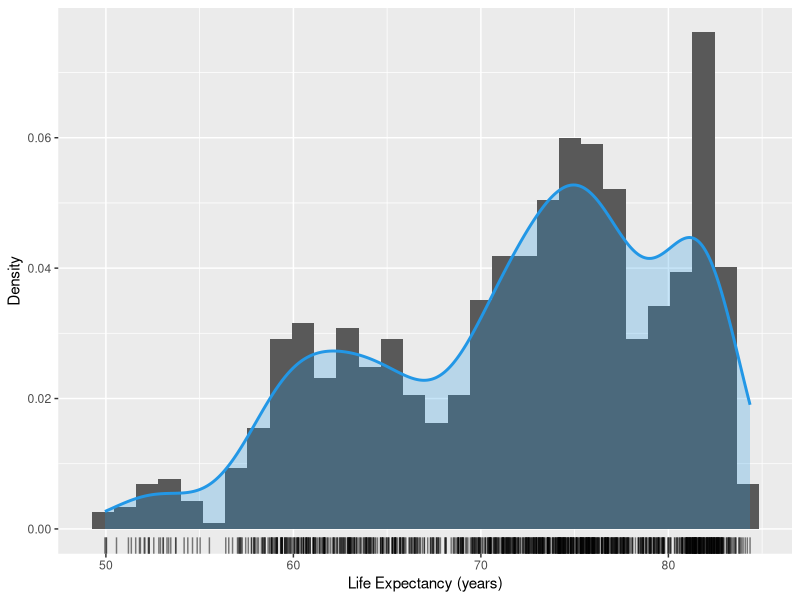
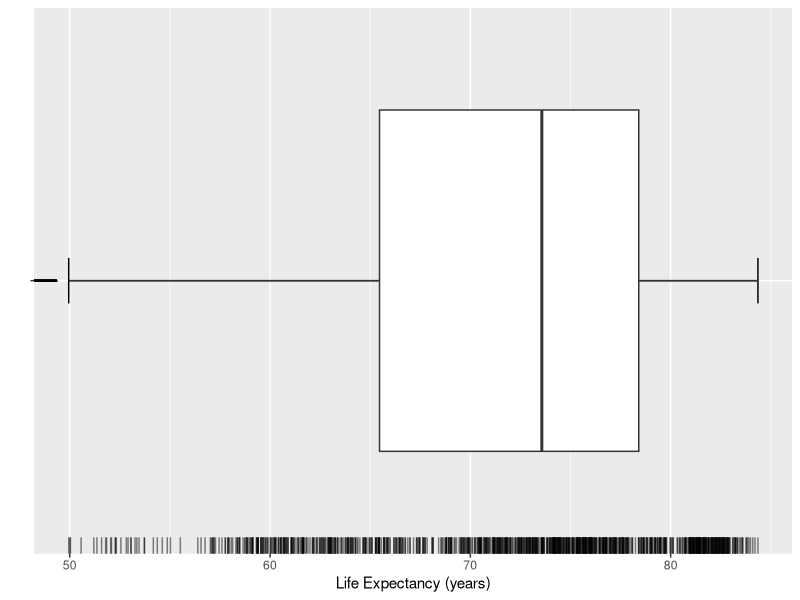
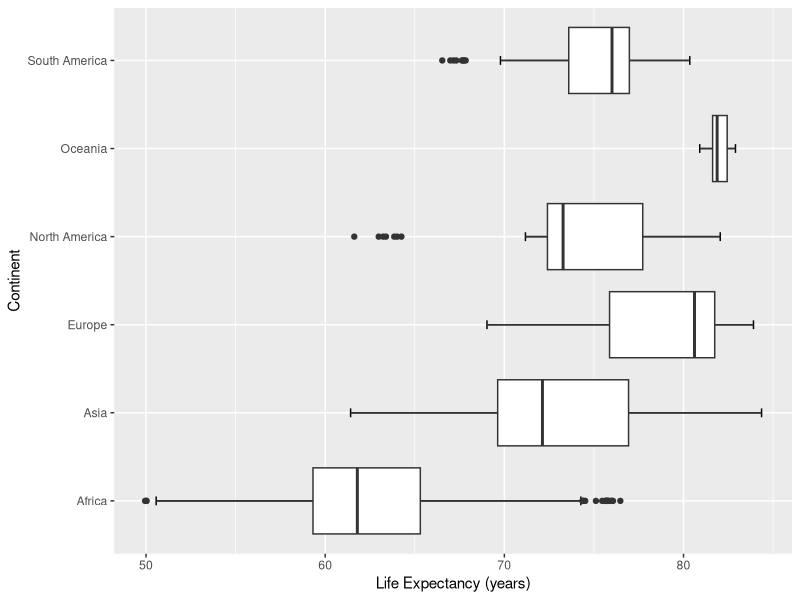
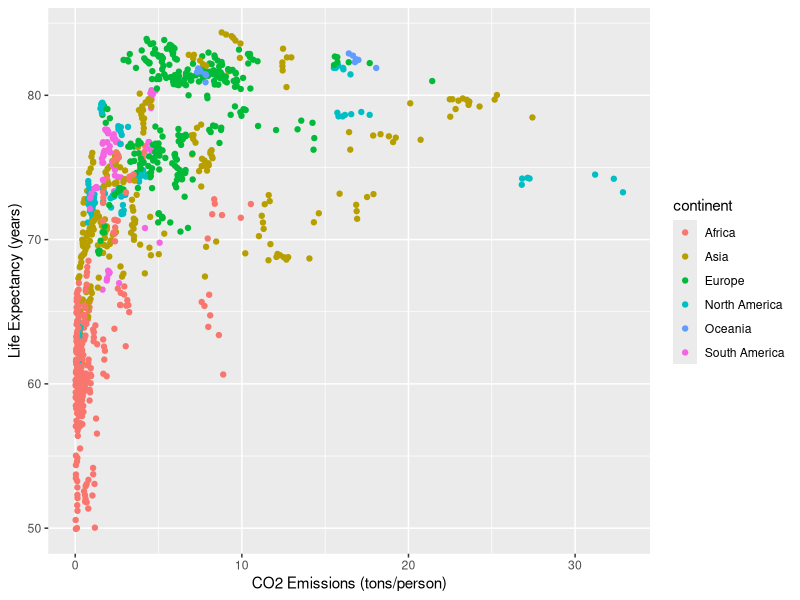
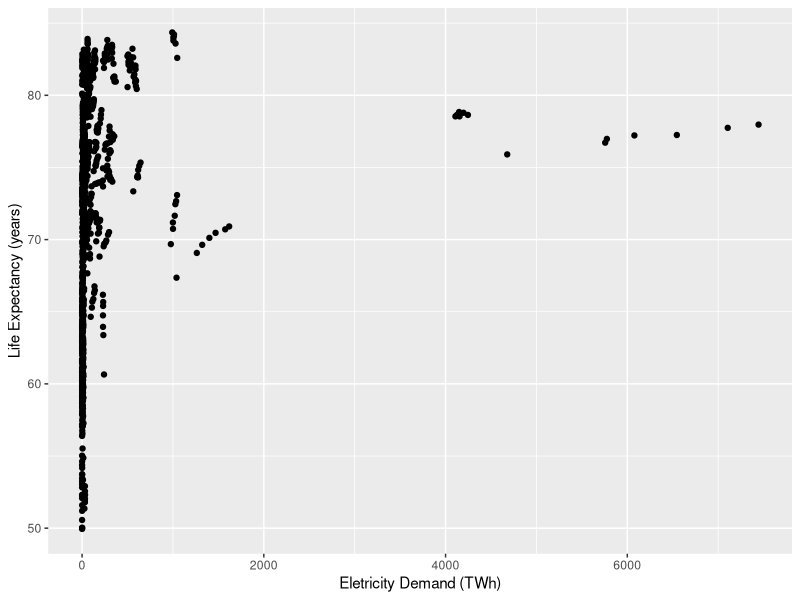
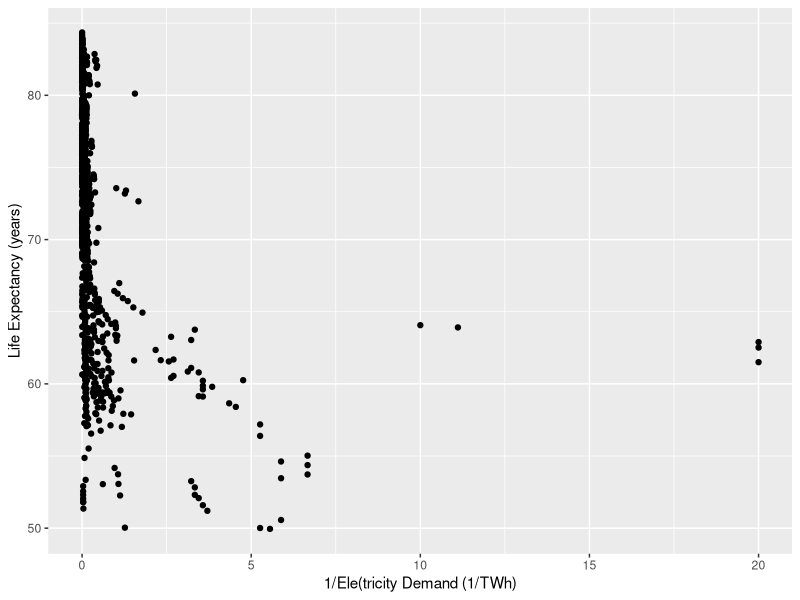
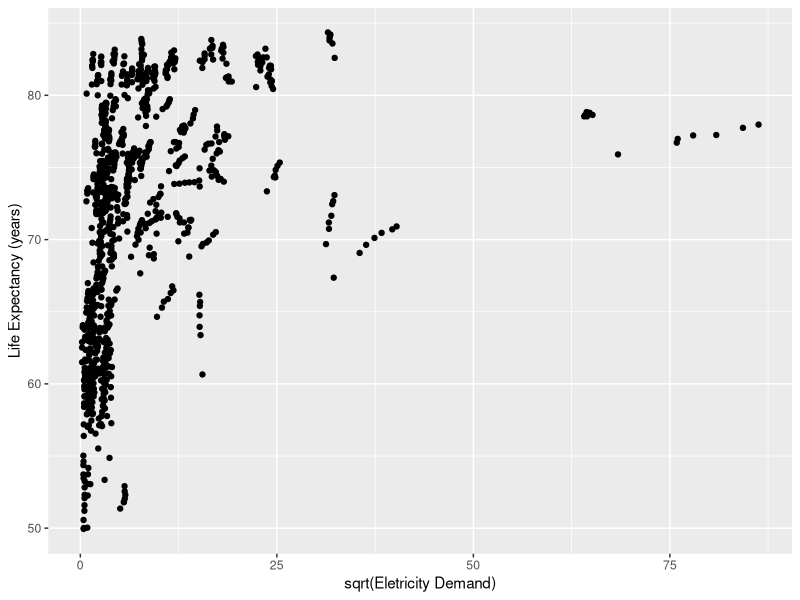
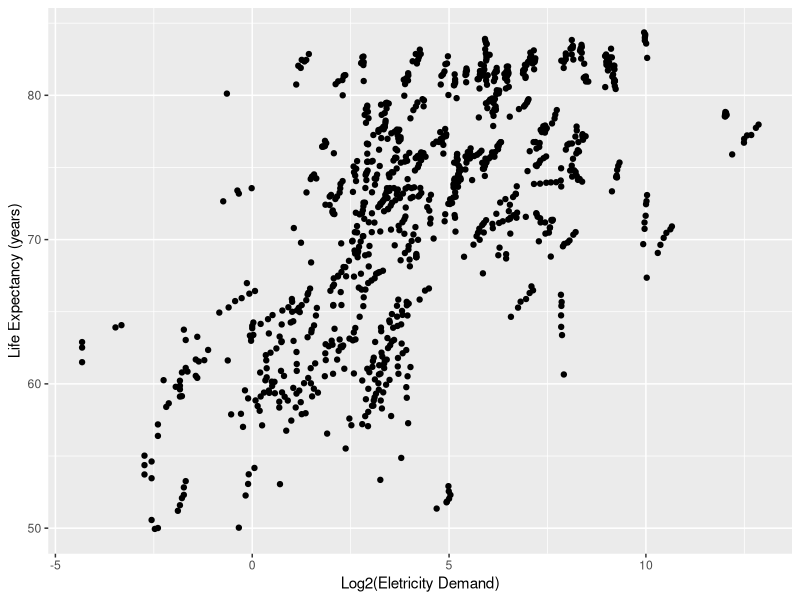

Here is the R script that generated these plots, in order:
## ---- chunk 1
library(tidyverse)
library(gridExtra)
library(lmtest)
## ---- chunk 2
rm(list = ls())
owid <- read_delim("data/owid.csv", delim = ",", col_names = TRUE)
owid$continent <- as.factor(owid$continent)
summary(owid)
## ---- chunk 3
ggplot(owid, aes(x = life_expectancy)) +
    geom_histogram(aes(y = after_stat(density))) +
    geom_density(lwd = 1, colour = 4,
                 fill = 4, alpha = 0.25) +
    geom_rug(alpha = 0.5) +
    labs(x = "Life Expectancy (years)", y = "Density")
## ---- chunk 4
ggplot(owid, aes(x = life_expectancy, y = "")) +
    geom_errorbar(stat = "boxplot", width = 0.1) +
    geom_boxplot () +
    geom_rug(alpha = 0.5) +
    labs(y = "", x = "Life Expectancy (years)")
## ---- chunk 5
ggplot(owid, aes(x = life_expectancy, y = continent)) +
  geom_errorbar(stat = "boxplot", width = 0.1) +
  geom_boxplot() +
  labs(x = "Life Expectancy (years)", y = "Continent")
## ---- chunk 6
ggplot(owid, aes(y = life_expectancy, x = co2_emission_pc)) +
  geom_point(aes(color = continent)) +
  labs(y = "Life Expectancy (years)", x = "CO2 Emissions (tons/person)")
## ---- chunk 7
ggplot(owid, aes(y = life_expectancy, x = electricity_demand)) +
geom_point() +
labs(x = "Eletricity Demand (TWh)", y = "Life Expectancy (years)")
## ---- chunk 8
ggplot(owid, aes(y = life_expectancy, x = 1/electricity_demand)) +
geom_point() +
labs(x = "1/Ele(tricity Demand (1/TWh)", y = "Life Expectancy (years)")
## ---- chunk 9
ggplot(owid, aes(y = life_expectancy, x = sqrt(electricity_demand))) +
geom_point() +
labs(x = "sqrt(Eletricity Demand)", y = "Life Expectancy (years)")
## ---- chunk 10
ggplot(owid, aes(y = life_expectancy, x = log2(electricity_demand))) +
geom_point() +
labs(x = "Log2(Eletricity Demand)", y = "Life Expectancy (years)")
## ---- chunk 11
br_rls <- lm(happiness_cantril_ladder ~ birth_rate, data = owid)
dap_rls <- lm(happiness_cantril_ladder ~ deaths_air_pollution, data = owid)
es_rls <- lm(happiness_cantril_ladder ~ expected_schooling, data = owid)
le_rls <- lm(happiness_cantril_ladder ~ life_expectancy, data = owid)
## ---- chunk 12
ggplot(owid, aes(x = birth_rate, y = happiness_cantril_ladder)) +
  geom_point() +
  # adiciona reta de regressão estimada
  geom_smooth(method = lm, se = FALSE) + 
  labs(x = "Birth Rate (#/1K)", y = "Happiness Cantril Ladder")
## ---- chunk 13
ggplot(owid, aes(x = deaths_air_pollution, y = happiness_cantril_ladder)) +
  geom_point() +
  # adiciona reta de regressão estimada
  geom_smooth(method = lm, se = FALSE) + 
  labs(x = "Deaths Air Pollution (#/100K)", y = "Happiness Cantril Ladder")
## ---- chunk 14
ggplot(owid, aes(x = expected_schooling, y = happiness_cantril_ladder)) +
  geom_point() +
  # adiciona reta de regressão estimada
  geom_smooth(method = lm, se = FALSE) + 
  labs(x = "Expected Schoolling (years)", y = "Happiness Cantril Ladder")
## ---- chunk 15
ggplot(owid, aes(x = life_expectancy, y = happiness_cantril_ladder)) +
  geom_point() +
  # adiciona reta de regressão estimada
  geom_smooth(method = lm, se = FALSE) + 
  labs(x = "Life Expectancy (years)", y = "Happiness Cantril Ladder")
## ---- chunk 16
summary(br_rls)$sigma^2
summary(dap_rls)$sigma^2
summary(es_rls)$sigma^2
summary(le_rls)$sigma^2
## ---- chunk 17
summary(br_rls)$r.squared
summary(dap_rls)$r.squared
summary(es_rls)$r.squared
summary(le_rls)$r.squared
## ---- chunk 18
# África
africa <- owid[owid$continent == "Africa",]
africa_rls <- lm(happiness_cantril_ladder ~ deaths_air_pollution, data = africa)

# Ásia
asia <- owid[owid$continent == "Asia",]
asia_rls <- lm(happiness_cantril_ladder ~ deaths_air_pollution, data = asia)

# Europa
europe <- owid[owid$continent == "Europe",]
europe_rls <- lm(happiness_cantril_ladder ~ deaths_air_pollution, data = europe)

# North America
north_america <- owid[owid$continent == "North America",]
north_america_rls <- lm(happiness_cantril_ladder ~ deaths_air_pollution, data = north_america)

# Oceania
oceania <- owid[owid$continent == "Oceania",]
oceania_rls <- lm(happiness_cantril_ladder ~ deaths_air_pollution, data = oceania)

# South America
south_america <- owid[owid$continent == "South America",]
south_america_rls <- lm(happiness_cantril_ladder ~ deaths_air_pollution, data = south_america)

## ---- chunk 19
# Funcoes de regressao estimadas
africa_rls$coefficients
asia_rls$coefficients
europe_rls$coefficients
north_america_rls$coefficients
oceania_rls$coefficients
south_america_rls$coefficients
## ---- chunk 20
# África
summary(africa_rls)$sigma^2
# Ásia
summary(asia_rls)$sigma^2
# Europa
summary(europe_rls)$sigma^2
# North America
summary(north_america_rls)$sigma^2
# Oceania
summary(oceania_rls)$sigma^2
# South America
summary(south_america_rls)$sigma^2
## ---- chunk 21
# North America
confint(north_america_rls, level = 0.95)
# South America
confint(south_america_rls, level = 0.95)
## ---- chunk 22
# North America
predict(north_america_rls, newdata = data.frame(deaths_air_pollution = 50), interval = "confidence", level = 0.95)
# South America
predict(south_america_rls, newdata = data.frame(deaths_air_pollution = 50), interval = "confidence", level = 0.95)
## ---- chunk 23
# Novo valor de deaths_air_pollution
new_x <- data.frame(deaths_air_pollution = 50)
# North America
predict(north_america_rls, newdata = new_x, interval = "prediction", level = 0.95)
# South America
predict(south_america_rls, newdata = new_x, interval = "prediction", level = 0.95)
## ---- chunk 24
# Analise de regressao para a variavel de resposta happiness_cantril_ladder em funcao de gdp_pc
gdp_rls <- lm(happiness_cantril_ladder ~ gdp_pc, data = owid)

ggplot(owid, aes(x = gdp_pc, y = happiness_cantril_ladder)) +
  geom_point() +
  # adiciona reta de regressão estimada
  geom_smooth(method = lm, se = FALSE) + 
  labs(x = "gdp_pc", y = "Happiness Cantril Ladder")
## ---- chunk 25
gdp_rls_inv = lm(happiness_cantril_ladder ~ 1/gdp_pc, data = owid)
ggplot(owid, aes(x = 1/gdp_pc, y = happiness_cantril_ladder)) +
  geom_point() +
  # adiciona reta de regressão estimada
  geom_smooth(method = lm, se = FALSE) + 
  labs(x = "1/gdp_pc", y = "Happiness Cantril Ladder")
gdp_rls_log = lm(happiness_cantril_ladder ~ log10(gdp_pc), data = owid)
ggplot(owid, aes(x = log10(gdp_pc) , y = happiness_cantril_ladder)) +
  geom_point() +
  # adiciona reta de regressão estimada
  geom_smooth(method = lm, se = FALSE) + 
  labs(x = "log(gdp_pc)", y = "Happiness Cantril Ladder")

## ---- chunk 26
summary(gdp_rls)$sigma^2
summary(gdp_rls_inv)$sigma^2
summary(gdp_rls_log)$sigma^2

summary(gdp_rls)$r.squared
summary(gdp_rls_inv)$r.squared
summary(gdp_rls_log)$r.squared
## ---- chunk 27
summary(br_rls)
summary(dap_rls)
summary(es_rls)
summary(le_rls)
## ---- chunk 28
br_rls_data <- owid %>%
  mutate(fitted = br_rls$fit) %>%
  mutate(resid = br_rls$res)

# Gera gráficos dos resíduos: 
ggplot(br_rls_data, aes(x = fitted, y = resid)) +
  geom_point() +
  geom_hline(yintercept = 0, linetype = "dashed") +
  ggtitle("dados originais: modelo hcl ~ br") + 
  labs(y = "resíduos", x = "resposta ajustada (hcl)") 
ggplot(br_rls_data, aes(x = birth_rate, y = resid)) +
  geom_point() +
  geom_hline(yintercept = 0, linetype = "dashed") +
  ggtitle("dados originais: modelo hcl ~ br") + 
  labs(y = "resíduos", x = "variável explicativa (br)")
## ---- chunk 29
dap_rls_data <- owid %>%
  mutate(fitted = dap_rls$fit) %>%
  mutate(resid = dap_rls$res)

# Gera gráficos dos resíduos:
ggplot(dap_rls_data, aes(x = fitted, y = resid)) +
  geom_point() +
  geom_hline(yintercept = 0, linetype = "dashed") +
  ggtitle("dados originais: modelo hcl ~ dap") + 
  labs(y = "resíduos", x = "resposta ajustada (hcl)")
ggplot(dap_rls_data, aes(x = deaths_air_pollution, y = resid)) +
  geom_point() +
  geom_hline(yintercept = 0, linetype = "dashed") +
  ggtitle("dados originais: modelo hcl ~ dap") + 
  labs(y = "resíduos", x = "variável explicativa (dap)")
## ---- chunk 30
es_rls_data <- owid %>%
  mutate(fitted = es_rls$fit) %>%
  mutate(resid = es_rls$res)

# Gera gráficos dos resíduos:
ggplot(es_rls_data, aes(x = fitted, y = resid)) +
  geom_point() +
  geom_hline(yintercept = 0, linetype = "dashed") +
  ggtitle("dados originais: modelo hcl ~ es") + 
  labs(y = "resíduos", x = "resposta ajustada (hcl)")
ggplot(es_rls_data, aes(x = expected_schooling, y = resid)) +
  geom_point() +
  geom_hline(yintercept = 0, linetype = "dashed") +
  ggtitle("dados originais: modelo hcl ~ es") + 
  labs(y = "resíduos", x = "variável explicativa (es)")
## ---- chunk 31
le_rls_data <- owid %>%
  mutate(fitted = le_rls$fit) %>%
  mutate(resid = le_rls$res)

# Gera gráficos dos resíduos:
ggplot(le_rls_data, aes(x = fitted, y = resid)) +
  geom_point() +
  geom_hline(yintercept = 0, linetype = "dashed") +
  ggtitle("dados originais: modelo hcl ~ le") + 
  labs(y = "resíduos", x = "resposta ajustada (hcl)")
ggplot(le_rls_data, aes(x = life_expectancy, y = resid)) +
  geom_point() +
  geom_hline(yintercept = 0, linetype = "dashed") +
  ggtitle("dados originais: modelo hcl ~ le") + 
  labs(y = "resíduos", x = "variável explicativa (le)")
## ---- chunk 32
ggplot(br_rls_data, aes(x = fitted, y = abs(resid))) +
  geom_point() +
  geom_hline(yintercept = 0, linetype = "dashed") +
  ggtitle("dados originais: modelo hcl ~ br") +
  labs(y = "|resíduos|", x = "resposta ajustada (hcl)")
ggplot(br_rls_data, aes(x = birth_rate, y = abs(resid))) +
  geom_point() +
  geom_hline(yintercept = 0, linetype = "dashed") +
  ggtitle("dados originais: modelo hcl ~ br") +
  labs(y = "|resíduos|", x = "variável explicativa (br)")
## ---- chunk 33
# Teste de Breusch-Pagan
bptest(br_rls, ~ birth_rate, data = owid)
## ---- chunk 34
ggplot(dap_rls_data, aes(x = fitted, y = abs(resid))) +
  geom_point() +
  geom_hline(yintercept = 0, linetype = "dashed") +
  ggtitle("dados originais: modelo hcl ~ dap") +
  labs(y = "|resíduos|", x = "resposta ajustada (hcl)")
ggplot(dap_rls_data, aes(x = deaths_air_pollution, y = abs(resid))) +
  geom_point() +
  geom_hline(yintercept = 0, linetype = "dashed") +
  ggtitle("dados originais: modelo hcl ~ dap") +
  labs(y = "|resíduos|", x = "variável explicativa (dap)")
## ---- chunk 35
# Teste de Breusch-Pagan
bptest(dap_rls, ~ deaths_air_pollution, data = owid)
## ---- chunk 36
ggplot(es_rls_data, aes(x = fitted, y = abs(resid))) +
  geom_point() +
  geom_hline(yintercept = 0, linetype = "dashed") +
  ggtitle("dados originais: modelo hcl ~ es") +
  labs(y = "|resíduos|", x = "resposta ajustada (hcl)")
ggplot(es_rls_data, aes(x = expected_schooling, y = abs(resid))) +
  geom_point() +
  geom_hline(yintercept = 0, linetype = "dashed") +
  ggtitle("dados originais: modelo hcl ~ es") +
  labs(y = "|resíduos|", x = "variável explicativa (es)")
## ---- chunk 37
# Teste de Breusch-Pagan
bptest(es_rls, ~ expected_schooling, data = owid)
## ---- chunk 38
ggplot(le_rls_data, aes(x = fitted, y = abs(resid))) +
  geom_point() +
  geom_hline(yintercept = 0, linetype = "dashed") +
  ggtitle("dados originais: modelo hcl ~ le") +
  labs(y = "|resíduos|", x = "resposta ajustada (hcl)")
ggplot(le_rls_data, aes(x = life_expectancy, y = abs(resid))) +
  geom_point() +
  geom_hline(yintercept = 0, linetype = "dashed") +
  ggtitle("dados originais: modelo hcl ~ le") +
  labs(y = "|resíduos|", x = "variável explicativa (le)")
## ---- chunk 39
# Teste de Breusch-Pagan
bptest(le_rls, ~ life_expectancy, data = owid)
## ---- chunk 40
# criar nova coluna para os residuos semi-studentizados
br_rls_data <- br_rls_data %>%
  mutate(resid_ss = rstandard(br_rls))

# Gera gráficos dos resíduos semi-studentizados:
ggplot(br_rls_data, aes(x = fitted, y = resid_ss)) +
  geom_point() +
  geom_hline(yintercept = c(-4, -3, 0, 3, 4), 
             linetype = "dashed", 
             color = c("red", "orange", "black", "orange", "red") ) +
  ylim(-6, 6) +
  ggtitle("dados transformados: modelo hcl ~ br") +
  labs(y = "resíduos padronizados", x = "resposta ajustada (hcl)")
ggplot(br_rls_data, aes(x = birth_rate, y = resid_ss)) +
  geom_point() +
  geom_hline(yintercept = c(-4, -3, 0, 3, 4), 
             linetype = "dashed", 
             color = c("red", "orange", "black", "orange", "red") ) +
  ylim(-6, 6) +
  ggtitle("dados transformados: modelo hcl ~ br") +
  labs(y = "resíduos padronizados", x = "variável explicativa (br)")
## ---- chunk 41
# criar nova coluna para os residuos semi-studentizados
dap_rls_data <- dap_rls_data %>%
  mutate(resid_ss = rstandard(dap_rls))

# Gera gráficos dos resíduos semi-studentizados:
ggplot(dap_rls_data, aes(x = fitted, y = resid_ss)) +
  geom_point() +
  geom_hline(yintercept = c(-4, -3, 0, 3, 4), 
             linetype = "dashed", 
             color = c("red", "orange", "black", "orange", "red") ) +
  ylim(-6, 6) +
  ggtitle("dados transformados: modelo hcl ~ dap") +
  labs(y = "resíduos padronizados", x = "resposta ajustada (hcl)")
ggplot(dap_rls_data, aes(x = deaths_air_pollution, y = resid_ss)) +
  geom_point() +
  geom_hline(yintercept = c(-4, -3, 0, 3, 4), 
             linetype = "dashed", 
             color = c("red", "orange", "black", "orange", "red") ) +
  ylim(-6, 6) +
  ggtitle("dados transformados: modelo hcl ~ dap") +
  labs(y = "resíduos padronizados", x = "variável explicativa (dap)")
## ---- chunk 42
# criar nova coluna para os residuos semi-studentizados
es_rls_data <- es_rls_data %>%
  mutate(resid_ss = rstandard(es_rls))

# Gera gráficos dos resíduos semi-studentizados:
ggplot(es_rls_data, aes(x = fitted, y = resid_ss)) +
  geom_point() +
  geom_hline(yintercept = c(-4, -3, 0, 3, 4), 
             linetype = "dashed", 
             color = c("red", "orange", "black", "orange", "red") ) +
  ylim(-6, 6) +
  ggtitle("dados transformados: modelo hcl ~ es") +
  labs(y = "resíduos padronizados", x = "resposta ajustada (hcl)")
ggplot(es_rls_data, aes(x = expected_schooling, y = resid_ss)) +
  geom_point() +
  geom_hline(yintercept = c(-4, -3, 0, 3, 4), 
             linetype = "dashed", 
             color = c("red", "orange", "black", "orange", "red") ) +
  ylim(-6, 6) +
  ggtitle("dados transformados: modelo hcl ~ es") +
  labs(y = "resíduos padronizados", x = "variável explicativa (es)")
## ---- chunk 43
# criar nova coluna para os residuos semi-studentizados
le_rls_data <- le_rls_data %>%
  mutate(resid_ss = rstandard(le_rls))

# Gera gráficos dos resíduos semi-studentizados:
ggplot(le_rls_data, aes(x = fitted, y = resid_ss)) +
  geom_point() +
  geom_hline(yintercept = c(-4, -3, 0, 3, 4), 
             linetype = "dashed", 
             color = c("red", "orange", "black", "orange", "red") ) +
  ylim(-6, 6) +
  ggtitle("dados transformados: modelo hcl ~ le") +
  labs(y = "resíduos padronizados", x = "resposta ajustada (hcl)")
ggplot(le_rls_data, aes(x = life_expectancy, y = resid_ss)) +
  geom_point() +
  geom_hline(yintercept = c(-4, -3, 0, 3, 4), 
             linetype = "dashed", 
             color = c("red", "orange", "black", "orange", "red") ) +
  ylim(-6, 6) +
  ggtitle("dados transformados: modelo hcl ~ le") +
  labs(y = "resíduos padronizados", x = "variável explicativa (le)")
## ---- chunk 44
# Teste de Durbin-Watson
dwtest(br_rls, ~ birth_rate, data = owid)
## ---- chunk 45
# Teste de Durbin-Watson
dwtest(dap_rls, ~ deaths_air_pollution, data = owid)
## ---- chunk 46
# Teste de Durbin-Watson
dwtest(es_rls, ~ expected_schooling, data = owid)
## ---- chunk 47
# Teste de Durbin-Watson
dwtest(le_rls, ~ life_expectancy, data = owid)
## ---- chunk 48
# Teste de Shapiro-Wilk
shapiro.test(br_rls$res)
## ---- chunk 49
# Teste de Shapiro-Wilk
shapiro.test(dap_rls$res)
## ---- chunk 50
# Teste de Shapiro-Wilk
shapiro.test(es_rls$res)
## ---- chunk 51
# Teste de Shapiro-Wilk
shapiro.test(le_rls$res)
## ---- chunk 52
# Excluindo as observações
hcl_dap <- lm(happiness_cantril_ladder ~ deaths_air_pollution, data = slice(owid,-c(973, 974, 975)))

# Intervalos de previsão
predict(hcl_dap, newdata = data.frame(deaths_air_pollution = c(237, 234, 225)), interval = "prediction", level = 0.95)

